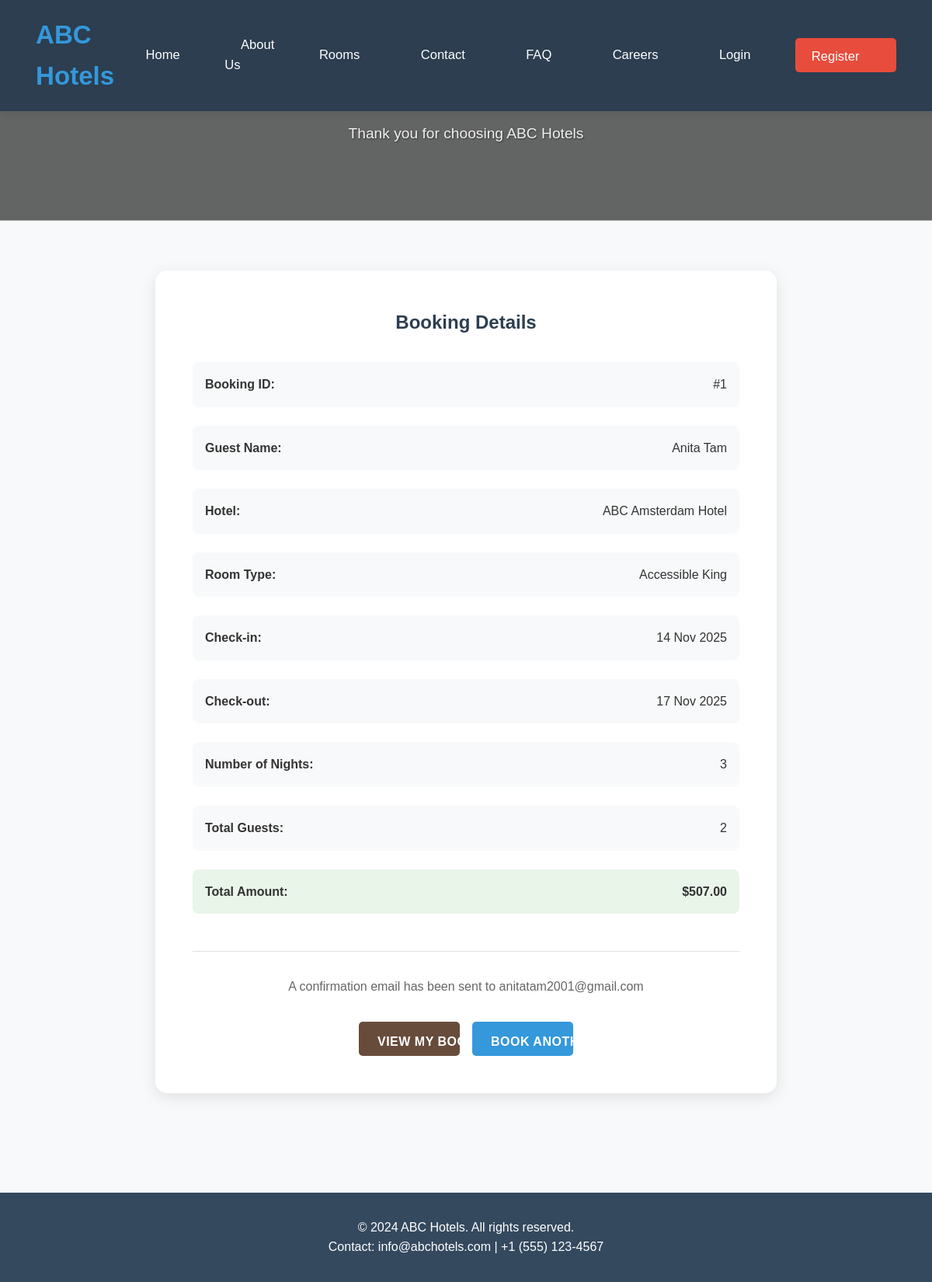
The app's page /booking-confirmation/1/ with its own data.
### hotel/models.py (models this page shows, shortened)
class Booking(models.Model):
    STATUS_CHOICES = [
        ('confirmed', 'Confirmed'),
        ('checked_in', 'Checked In'),
        ('checked_out', 'Checked Out'),
        ('cancelled', 'Cancelled'),
    ]
    guest_name = models.CharField(max_length=100)
    guest_email = models.EmailField()
    guest_phone = models.CharField(max_length=20)
    room = models.ForeignKey(Room, on_delete=models.CASCADE,
    related_name='bookings')
    check_in = models.DateField()
    check_out = models.DateField()
    total_guests = models.PositiveIntegerField(default=1)
    status = models.CharField(max_length=20, choices=STATUS_CHOICES,
    default='confirmed')
    created_at = models.DateTimeField(auto_now_add=True)
    updated_at = models.DateTimeField(auto_now=True)
    @property
    def display_guests(self):
        if self.total_guests > 1:
            return self.total_guests
        else:
            return self.room.room_type.capacity
    @property
    def total_price(self):
        if self.check_in and self.check_out and self.room:
            nights = (self.check_out - self.check_in).days
            return nights * self.room.room_type.price_per_night
        return 0
    @property
    def nights(self):
        if self.check_in and self.check_out:
            return (self.check_out - self.check_in).days
        return 0
    class Meta:
        ordering = ['-created_at']

class Room(models.Model):
    city = models.ForeignKey(City, on_delete=models.CASCADE, related_name='rooms')
    room_type = models.ForeignKey(RoomType, on_delete=models.CASCADE)
    is_available = models.BooleanField(default=True)
    image = models.ImageField(upload_to='images/room_specific/', blank=True,
    null=True, verbose_name='Room Specific Image')

class City(models.Model):
    name = models.CharField(max_length=100)
    description = models.TextField()
    image = models.ImageField(upload_to='images/city/', null=True, blank=True)
    is_active = models.BooleanField(default=True)
    class Meta:
        verbose_name = 'City'
        verbose_name_plural = 'Cities'

class RoomType(models.Model):
    name = models.CharField(max_length=100, unique=True)
    description = models.TextField()
    price_per_night = models.DecimalField(max_digits=8, decimal_places=2)
    capacity = models.PositiveIntegerField()
    image = models.ImageField(upload_to='images/room/', null=True, blank=True)
    class Meta:
        ordering = ['name']

### hotel/views.py (the view)
# urls.py: path('booking-confirmation/<int:booking_id>/', views.booking_confirmation, name='booking_confirmation'),
def booking_confirmation(request, booking_id):
    booking = get_object_or_404(Booking, id=booking_id)
    context = {
        'booking': booking,
    }
    return render(request, 'booking_confirmation.html', context)

### templates/booking_confirmation.html (shortened to what this page needs)
{% extends 'base.html' %}
{% block content %}
<section class="hero-section" style="background-image: linear-gradient(rgba(0,0,0,0.6), rgba(0,0,0,0.6)), url('https://images.unsplash.com/photo-1566073771259-6a8506099945?ixlib=rb-4.0.3&auto=format&fit=crop&w=1920&q=80');">
    <div class="container">
        <h1 class="hero-title">Booking Confirmed!</h1>
        <p class="hero-subtitle">Thank you for choosing ABC Hotels</p>
    </div>
</section>
<section style="padding: 4rem 0;">
    <div class="container">
        <div style="max-width: 800px; margin: 0 auto; background: white; padding: 3rem; border-radius: 15px; box-shadow: 0 5px 20px rgba(0,0,0,0.1);">
            <h2 style="text-align: center; margin-bottom: 2rem; color: #2c3e50;">Booking Details</h2>
            <div style="display: grid; gap: 1.5rem;">
                <div style="display: flex; justify-content: space-between; padding: 1rem; background: #f8f9fa; border-radius: 8px;">
                    <strong>Booking ID:</strong>
                    <span>#{{ booking.id }}</span>
                </div>
                <div style="display: flex; justify-content: space-between; padding: 1rem; background: #f8f9fa; border-radius: 8px;">
                    <strong>Guest Name:</strong>
                    <span>{{ booking.guest_name }}</span>
                </div>
                <div style="display: flex; justify-content: space-between; padding: 1rem; background: #f8f9fa; border-radius: 8px;">
                    <strong>Hotel:</strong>
                    <span>ABC {{ booking.room.city.name }} Hotel</span>
                </div>
                <div style="display: flex; justify-content: space-between; padding: 1rem; background: #f8f9fa; border-radius: 8px;">
                    <strong>Room Type:</strong>
                    <span>{{ booking.room.room_type.name }}</span>
                </div>
                <div style="display: flex; justify-content: space-between; padding: 1rem; background: #f8f9fa; border-radius: 8px;">
                    <strong>Check-in:</strong>
                    <span>{{ booking.check_in|date:"d M Y" }}</span>
                </div>
                <div style="display: flex; justify-content: space-between; padding: 1rem; background: #f8f9fa; border-radius: 8px;">
                    <strong>Check-out:</strong>
                    <span>{{ booking.check_out|date:"d M Y" }}</span>
                </div>
                <div style="display: flex; justify-content: space-between; padding: 1rem; background: #f8f9fa; border-radius: 8px;">
                    <strong>Number of Nights:</strong>
                    <span>{{ booking.nights }}</span>
                </div>
                <div style="display: flex; justify-content: space-between; padding: 1rem; background: #f8f9fa; border-radius: 8px;">
                    <strong>Total Guests:</strong>
                    <span>{{ booking.display_guests }}</span>
                </div>
                <div style="display: flex; justify-content: space-between; padding: 1rem; background: #e8f5e8; border-radius: 8px; font-weight: bold;">
                    <strong>Total Amount:</strong>
                    <span>${{ booking.total_price }}</span>
                </div>
            </div>
            <div style="text-align: center; margin-top: 3rem; padding-top: 2rem; border-top: 1px solid #e0e0e0;">
                <p style="color: #666; margin-bottom: 2rem;">
                    A confirmation email has been sent to {{ booking.guest_email }}
                </p>
                <div style="display: flex; gap: 1rem; justify-content: center;">
                    <a href="{% url 'profile' %}" class="btn btn-primary">View My Bookings</a>
                    <a href="{% url 'room_list' %}" class="btn" style="background: #3498db;">Book Another Room</a>
                </div>
            </div>
        </div>
    </div>
</section>
{% endblock %}

### static/css/style.css (style rules this page uses)
:root { --primary-color: #2c3e50; --secondary-color: #3498db; --accent-color: #c74c3c; --light-color: #ecf0f1; --dark-color: #34495e; --success-color: #27ae60; --warning-color: #f39c12; --danger-color: #c74c3c; --button-width: 130px; --button-height: 44px; }
* { margin: 0; padding: 0; box-sizing: border-box; }
body { font-family: 'Segoe UI', Tahoma, Geneva, Verdana, sans-serif; line-height: 1.6; color: #333; background-color: #f8f9fa; }
.container { max-width: 1200px; margin: 0 auto; padding: 0 2rem; }
.hero-section { background: linear-gradient(rgba(0,0,0,0.6), rgba(0,0,0,0.6)), url('https://images.unsplash.com/photo-1566073771259-6a8506099945?ixlib=rb-4.0.3&ixid=M3wxMjA3fDB8MHxwaG90by1wYWdlfHx8fGVufDB8fHx8fA%3D%3D&auto=format&fit=crop&w=1920&q=80'); background-size: cover; background-position: center; color: white; padding: 8rem 0; text-align: center; }
.hero-title { font-size: 3.5rem; margin-bottom: 1rem; font-weight: 700; text-shadow: 2px 2px 4px rgba(0,0,0,0.5); }
.hero-subtitle { font-size: 1.3rem; margin-bottom: 2rem; opacity: 0.9; text-shadow: 1px 1px 2px rgba(0,0,0,0.5); }
.btn { display: inline-flex; align-items: center; justify-content: center; background: var(--accent-color); color: white; padding: 0.8rem 2rem; text-decoration: none; border-radius: 5px; border: none; cursor: pointer; transition: all 0.3s ease; font-weight: 600; text-transform: uppercase; letter-spacing: 0.5px; width: var(--button-width); height: var(--button-height); white-space: nowrap; }
.btn-primary { background: var(--accent-color); }

### templates/base.html (style rules this page uses)
* { margin: 0; padding: 0; box-sizing: border-box; }
body { font-family: 'Arial', sans-serif; line-height: 1.6; color: #333; }
.container { max-width: 1200px; margin: 0 auto; padding: 0 2rem; }
.btn { display: inline-block; background: #3498db; color: white; padding: 0.8rem 1.5rem; text-decoration: none; border-radius: 5px; border: none; cursor: pointer; transition: background 0.3s; }
.btn-primary { background: #e74c3c; }

### templates/booking_confirmation.html (style rules this page uses)
.hero-section { background-size: cover; background-position: center; color: white; text-align: center; padding: 4rem 0; }
.hero-title { font-size: 3rem; margin-bottom: 1rem; }
.hero-subtitle { font-size: 1.2rem; opacity: 0.9; }
.btn { display: inline-block; padding: 0.8rem 1.5rem; background: #3498db; color: white; text-decoration: none; border-radius: 5px; border: none; cursor: pointer; transition: background 0.3s; text-align: center; }
.btn-primary { background: #674c3c; }

### records on screen
Booking: id "1", guest_name "Anita Tam", room.city.name "Amsterdam", room.room_type.name "Accessible King", check_in "14 Nov 2025", check_out "17 Nov 2025", nights "3", display_guests "2", total_price "507.00", guest_email "anitatam2001@gmail.com"
